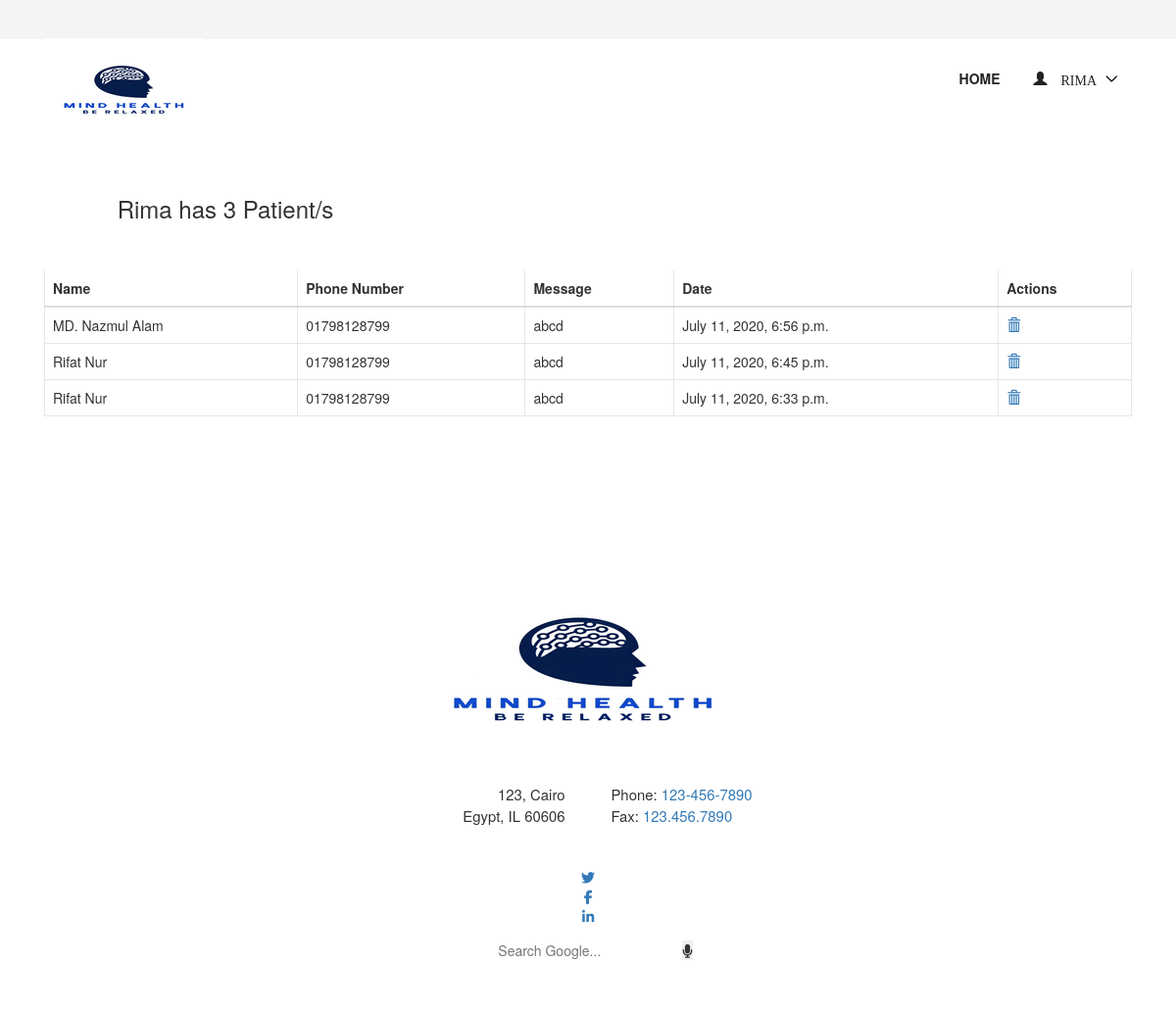
The page /app/patient/ (signed in) on the database its author committed.
### accounts/models.py (models this page shows, shortened)
class User(AbstractUser):
    username = None
    role = models.CharField(max_length=12, error_messages={
        'required': "Role must be provided"
    })
    gender = models.CharField(max_length=10, blank=True, null=True, default="")
    email = models.EmailField(unique=True, blank=False,
                              error_messages={
                                  'unique': "A user with that email already exists.",
                              })
    phone_number = models.CharField(unique=True, blank=True, null=True, max_length=20,
                                    error_messages={
                                        'unique': "A user with that phone number already exists."
                                    })
    USERNAME_FIELD = "email"
    REQUIRED_FIELDS = []
    objects = UserManager()

### appointment/models.py (models this page shows, shortened)
class TakeAppointment(models.Model):
    user = models.ForeignKey(User, on_delete=models.CASCADE)
    appointment = models.ForeignKey(Appointment, on_delete=models.CASCADE)
    full_name = models.CharField(max_length=100)
    message = models.TextField()
    phone_number = models.CharField(max_length=120)
    date = models.DateTimeField(default=timezone.now)

### appointment/views.py (the view)
# urls.py: path('patient/', PatientListView.as_view(), name='patient-list'),
class PatientListView(ListView):
    model = TakeAppointment
    context_object_name = 'patients'
    template_name = "appointment/patient_list.html"
    def get_queryset(self):
        return self.model.objects.filter(appointment__user_id=self.request.user.id).order_by('-id')

### templates/appointment/patient_list.html (shortened to what this page needs)
{% extends 'base.html' %}
{% load static %}
{% block content %}
    <section class="dentist-area section-padding-50-0">
        <div class="container" style="align-items: center; justify-content: center;display: flex;">
            <div class="col-12 col-sm-6 col-md-4">
                <h3 style="align-items: center;justify-content: center;display: flex"> {{ request.user.first_name }} has {{ patients.count }}
                    Patient/s</h3>
            </div>
        </div>
    </section>
    <section class="dentist-area section-padding-30-0">
        <div class="container">
            <table class="table">
                <thead>
                <tr>
                    <th scope="col">Name</th>
                    <th scope="col">Phone Number</th>
                    <th scope="col">Message</th>
                    <th scope="col">Date</th>
                    <th scope="col">Actions</th>
                </tr>
                </thead>
                <tbody>
                {% for patient in patients %}
                    <tr>
                        <td>{{ patient.full_name }}</td>
                        <td> {{ patient.phone_number }}</td>
                        <td> {{ patient.message }}</td>
                        <td> {{ patient.date }}</td>
                        <td>
                            <a href="{% url 'appointment:delete-patient' patient.id %}">
                                <span class="glyphicon glyphicon-trash"></span>
                            </a>
                        </td>
                    </tr>
                {% endfor %}
                </tbody>
            </table>
        </div>
    </section>
{% endblock %}

### templates/base.html (shortened to what this page needs)
{% load static %}
<!DOCTYPE html>
<html lang="en">
<head>
  <link rel="stylesheet" href="{% static 'style.css' %}">
<link rel="stylesheet" href="https://maxcdn.bootstrapcdn.com/bootstrap/3.3.7/css/bootstrap.min.css">
</head>
<body>
   {% include 'nav.html' %}
      {% block content %}
  {% endblock  %}
  <footer class="contacts_wrap scheme_light">
    <div class="contacts_wrap_inner">
        <div class="content_wrap">
            <div class="logo">
                <a href="">
                        <img src="{% static 'images/a55.png'%}" class="logo_footer" alt="">
                    </a>
            </div>
            <div class="contacts_address">
                <address class="address_right">
                        Phone: <a href="tel:+1234567890">123-456-7890</a><br> Fax: <a href="tel:+1234567890">123.456.7890</a>
                    </address>
                <address class="address_left">
                        123, Cairo<br> Egypt, IL 60606
                    </address>
            </div>
            <div class="sc_socials sc_socials_type_icons sc_socials_shape_round sc_socials_size_tiny">
                <div class="sc_socials_item">
                    <a href="#" target="_blank" class="social_icons social_twitter">
                        <i class="fa fa-brands fa-twitter"></i>                                </a>
                </div>
                <div class="sc_socials_item">
                    <a href="#" target="_blank" class="social_icons social_facebook">
                        <i class="fa fa-brands fa-facebook"></i>                                </a>
                </div>
                <div class="sc_socials_item">
                    <a href="#" target="_blank" class="social_icons social_linkedin">
                        <i class="fa fa-brands fa-linkedin"></i>
                    </a>
                </div>
                <div class="container">
                    <form action="https://www.google.com/search" method="get" target="_blank" id="search-form">
                      <input name="q" type="text" placeholder="Search Google..." autocomplete="off"  >
                            <button type="button"><i class="fa fas fa-microphone"></i></button>
                    </form>
                  </div>
            </div>
            </div>
        </div>
</footer>
</body>
</html>

### templates/nav.html (shortened to what this page needs)
{% load static %}
<header class="header-area">
    <div class="top-header-area">
        <div class="container h-100">
            <div class="row h-100 align-items-center">
                </div>
            </div>
        </div>
    <div class="main-header-area">
        <div class="classy-nav-container breakpoint-off">
            <div class="container">
                <nav class="classy-navbar justify-content-between" id="dentoNav">
                    <a class="nav-brand" href="{% url 'index' %}"><img src="{% static 'img/a555.png' %}" alt="">
                    </a>
                    <div class="classy-menu">
                        <div class="classynav">
                            <ul id="nav">
                                <li><a href="{% url 'appointment:home' %}">Home</a></li>
                                {% if request.user.is_authenticated and request.user.role == 'doctor' %}
                                    <li>
                                        <a href="">
                                            <span class="glyphicon glyphicon-user">
                                                    {{ request.user.first_name }}
                                            </span>
                                        </a>
                                    </li>
                                {% endif %}
                            </ul>
                        </div>
                    </div>
                </nav>
            </div>
        </div>
    </div>
</header>

### static/style.css (style rules this page uses)
* { margin: 0; padding: 0; }
body { font-family: "Montserrat", sans-serif; font-weight: 400; font-size: 14px; }
h1, h2, h3, h4, h5, h6 { font-family: "Montserrat", sans-serif; color: #333333; line-height: 1.4; font-weight: 600; }
a, a:active, a:focus, a:hover { color: #333333; text-decoration: none; -webkit-transition-duration: 500ms; -o-transition-duration: 500ms; transition-duration: 500ms; outline: none; }
li { list-style: none; }
img { max-width: 100%; height: auto; }
ul { margin: 0; padding: 0; }
ul li { margin: 0; padding: 0; }
.section-padding-50-0 { padding-top: 50px; padding-bottom: 0; }
.header-area { position: relative; z-index: 599; width: 100%; -webkit-transition-duration: 500ms; -o-transition-duration: 500ms; transition-duration: 500ms; }
.top-header-area { position: relative; z-index: 1; height: 40px; background-color: #f4f4f4; }
.classy-nav-container { background-color: transparent; }
.classy-nav-container .classy-navbar { height: 90px; padding: 0; }
.classy-nav-container .classy-navbar .classynav ul li a { padding: 0 15px; font-weight: 600; font-size: 14px; text-transform: uppercase; }

### static/css/default-assets/classy-nav.css (style rules this page uses)
body { font-family: "Roboto", sans-serif; }
ul { margin: 0; }
ul li { list-style: none; }
img { height: auto; max-width: 100%; }
.classy-nav-container { position: relative; z-index: 100; background-color: #ffffff; }
.classy-nav-container * { box-sizing: border-box; }
.classy-nav-container a { -webkit-transition-duration: 500ms; transition-duration: 500ms; text-decoration: none; outline: none; font-size: 14px; font-weight: 400; color: #232323; display: inline-block; }
.justify-content-between { -webkit-box-pack: justify; -ms-flex-pack: justify; justify-content: space-between; }
.classy-navbar { width: 100%; height: 70px; padding: 0.5em 2em; display: -webkit-box; display: -ms-flexbox; display: flex; -webkit-box-align: center; -ms-flex-align: center; -ms-grid-row-align: center; align-items: center; }
.classy-navbar .nav-brand { font-size: 26px; font-weight: 500; color: #565656; display: inline-block; margin-right: 30px; }
.classynav ul li { display: inline-block; clear: both; position: inherit; z-index: 10; }
.classynav ul li.cn-dropdown-item { position: relative; z-index: 10; }
.classynav ul li a { padding: 0 12px; display: block; height: 35px; font-size: 14px; line-height: 34px; }
.classynav ul li.megamenu-item>a:after, .classynav ul li.has-down>a:after { font-family: 'classyfonts'; content: "\e900"; font-size: 12px; color: #000000; padding-left: 5px; -webkit-transition-duration: 500ms; transition-duration: 500ms; }
.breakpoint-off .classynav { display: -webkit-box; display: -ms-flexbox; display: flex; -webkit-box-align: center; -ms-flex-align: center; -ms-grid-row-align: center; align-items: center; }

### rows shown on the page
User: user.first_name "RIMA", user.first_name "Rima"
TakeAppointment: full_name "MD. Nazmul Alam", phone_number "01798128799", message "abcd", date "July 11, 2020, 6:56 p.m."
TakeAppointment: full_name "Rifat Nur", phone_number "01798128799", message "abcd", date "July 11, 2020, 6:45 p.m."
TakeAppointment: full_name "Rifat Nur", phone_number "01798128799", message "abcd", date "July 11, 2020, 6:33 p.m."

### other values the page prints
{{ patients.count }} "3"
